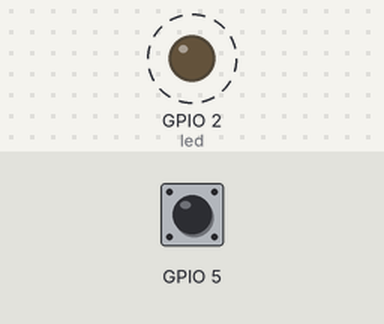
The program below on a simulated ESP32 board running MicroPython. Shown: output pins drawn as LEDs (lit = HIGH). Dashed ring = blinking. Inputs (shaded band) come from the test bench; at power-on: GPIO 5 HIGH. The clock reads 2024-03-15 10:24:30 at power-on unless the program sets it; what the program prints to the serial console is not drawn.

Above: at 1.2 s.
1.3 s: GPIO 5 pulled LOW for 0.15 s
Timing chart, 0 to 10.3 s (numbered marks = the images above; inputs shaded):
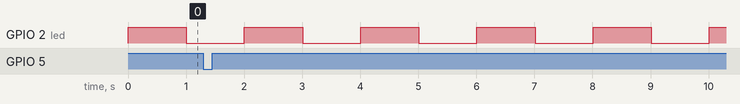

Measured:
- by itself, GPIO 2 (led): alternates HIGH for 1.0 s and LOW for 1.0 s

The program:

main.py
```python
#IMPORT RELATED LIBRARY
from machine import Pin, I2C
from button import PushButton
import time
import utime

#CONSTANT

#GLOBAL VAR
ledTick = 0
buttonTick = 0
buttonState = ""

#USER DEFINE CLASS

#USER DEFINE FUNCTION
start_time = time.ticks_ms()
def millis():
    return time.ticks_ms() - start_time

print('Version: Read Push Button and Blink LED independance')

#SETUP SECTION
led = Pin(2, Pin.OUT)
gButton = PushButton (5)

#LOOP SECTION
while True:
    buttonState = gButton.read_button()

    if millis() >= ledTick:
        ledTick = millis()+1000
        led.value(not led.value())

    if buttonState == "FALLING":
        print("Button pressed")
        timestamp = utime.time()
        time_tuple = utime.localtime(timestamp)
        time_string = "{}-{:02d}-{:02d} {}:{:02d}:{:02d}".format(time_tuple[0],time_tuple[1],time_tuple[2],time_tuple[3],time_tuple[4],time_tuple[5])
        print(time_string)
       
```

button.py
```python
'''
This code defines a class PushButton which contains the logic for
reading the button state and debouncing. The class has a
constructor __init__(self, pin_number, debounce_time=50) that
takes a pin_number and an optional debounce_time as arguments.
The class also has a method read_button(self, edge_type = "RISING")
that takes an optional edge_type as an argument.

The class uses the machine module to access the pin, set it as an input,
and then returns the state of the button based on the edge type.
It uses the time.sleep_ms() function to introduce a delay of
debounce_time milliseconds between reading the button state.

You can create an object of the class and call the read_button() method
on it to read the button state.
You can also change the pin_number and debounce_time passed to the
constructor and edge_type passed to the method to suit your requirements.

if the state is "FALLING", it will print "Button pressed"

Note: The code uses the time.sleep_ms() function which is only available
on MicroPython. If you are using Python, you should use time.sleep()
instead and pass in the delay in seconds.
'''

import machine
import time

class PushButton:
    def __init__(self, pin_number, debounce_time = 50):
        self.pin = machine.Pin(pin_number, machine.Pin.IN, machine.Pin.PULL_UP)
        self.debounce_time = debounce_time
        self.last_state = self.pin.value()

    def read_button(self):
        current_state = self.pin.value()
        if current_state != self.last_state:
            self.last_state = current_state
            if current_state == 0:
                time.sleep_ms(self.debounce_time)
                if self.pin.value() == 0:
                    return "FALLING"
            else:
                time.sleep_ms(self.debounce_time)
                if self.pin.value() == 1:
                    return "RISING"
        elif current_state == 0:
            return "LOW"
        else:
            return "HIGH"
```
